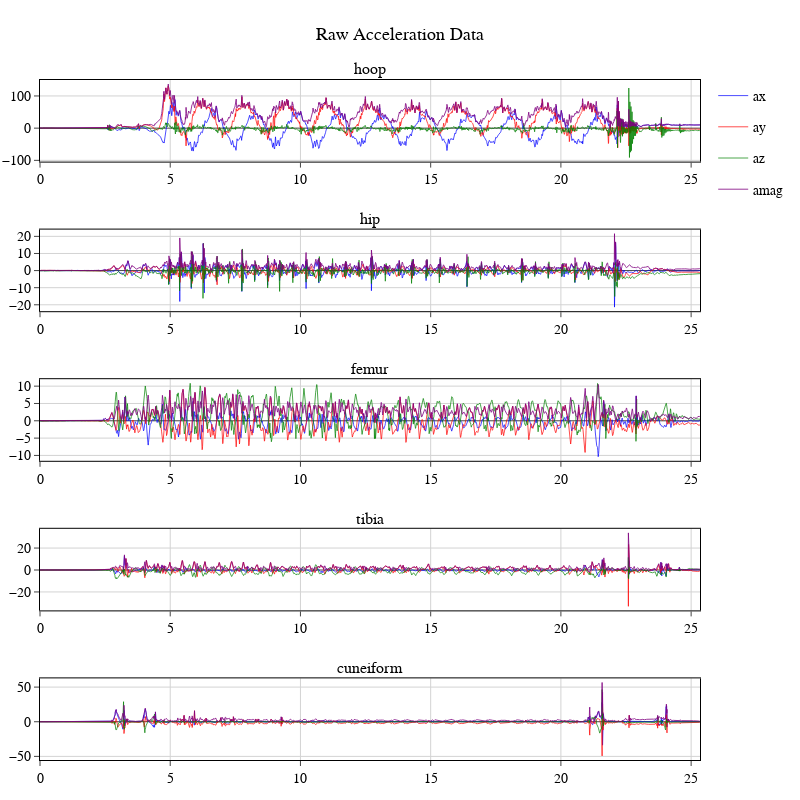

The cell this chart's notebook holds for it:
### Code cell
fig = make_subplots(rows=len(sensor_titles), cols=1, subplot_titles=sensor_titles)
colors = {'ax': 'rgba(0, 0, 255, 0.7)','ay': 'rgba(255, 0, 0, 0.7)','az': 'rgba(0, 128, 0, 0.7)', 'amag': 'rgba(128, 0, 128, 0.8)'}
legend_shown = {'ax': False, 'ay': False, 'az': False, 'amag': False}

for i,sid in enumerate(sensor_ids, start=1):
    for a_type,color in colors.items():
        fig.add_trace(go.Scatter(
            x=raw_data_dict[sid]['time'], 
            y=raw_data_dict[sid][a_type], 
            mode='lines', 
            name=a_type,
            legendgroup=a_type,
            line=dict(color=color,width=1),
            showlegend=not legend_shown[a_type]
        ), row=i, col=1)
        # Mark this legend item as shown after the first trace
        legend_shown[a_type] = True

# Decrease margins and add a title
fig.update_layout(
    height=800,width=800,
    title_text="Raw Acceleration Data",
    margin=dict(l=40, r=20, t=80, b=40),
)
fig.show()

### Figure 1 — Plotly figure (JSON) as saved in the notebook; plotly's stock layout.template omitted (floating-point values rounded to 4 significant figures; data arrays with more than 128 entries replaced by an {"elided": "..."} marker saying what was removed)
{"data": [{"legendgroup": "ax", "line": {"color": "rgba(0, 0, 255, 0.7)", "width": 1}, "mode": "lines", "name": "ax", "showlegend": true, "type": "scatter", "x": {"elided": "3042 float values"}, "xaxis": "x", "y": {"elided": "3042 float values"}, "yaxis": "y"}, {"legendgroup": "ay", "line": {"color": "rgba(255, 0, 0, 0.7)", "width": 1}, "mode": "lines", "name": "ay", "showlegend": true, "type": "scatter", "x": {"elided": "3042 float values"}, "xaxis": "x", "y": {"elided": "3042 float values"}, "yaxis": "y"}, {"legendgroup": "az", "line": {"color": "rgba(0, 128, 0, 0.7)", "width": 1}, "mode": "lines", "name": "az", "showlegend": true, "type": "scatter", "x": {"elided": "3042 float values"}, "xaxis": "x", "y": {"elided": "3042 float values"}, "yaxis": "y"}, {"legendgroup": "amag", "line": {"color": "rgba(128, 0, 128, 0.8)", "width": 1}, "mode": "lines", "name": "amag", "showlegend": true, "type": "scatter", "x": {"elided": "3042 float values"}, "xaxis": "x", "y": {"elided": "3042 float values"}, "yaxis": "y"}, {"legendgroup": "ax", "line": {"color": "rgba(0, 0, 255, 0.7)", "width": 1}, "mode": "lines", "name": "ax", "showlegend": false, "type": "scatter", "x": {"elided": "3042 float values"}, "xaxis": "x2", "y": {"elided": "3042 float values"}, "yaxis": "y2"}, {"legendgroup": "ay", "line": {"color": "rgba(255, 0, 0, 0.7)", "width": 1}, "mode": "lines", "name": "ay", "showlegend": false, "type": "scatter", "x": {"elided": "3042 float values"}, "xaxis": "x2", "y": {"elided": "3042 float values"}, "yaxis": "y2"}, {"legendgroup": "az", "line": {"color": "rgba(0, 128, 0, 0.7)", "width": 1}, "mode": "lines", "name": "az", "showlegend": false, "type": "scatter", "x": {"elided": "3042 float values"}, "xaxis": "x2", "y": {"elided": "3042 float values"}, "yaxis": "y2"}, {"legendgroup": "amag", "line": {"color": "rgba(128, 0, 128, 0.8)", "width": 1}, "mode": "lines", "name": "amag", "showlegend": false, "type": "scatter", "x": {"elided": "3042 float values"}, "xaxis": "x2", "y": {"elided": "3042 float values"}, "yaxis": "y2"}, {"legendgroup": "ax", "line": {"color": "rgba(0, 0, 255, 0.7)", "width": 1}, "mode": "lines", "name": "ax", "showlegend": false, "type": "scatter", "x": {"elided": "3042 float values"}, "xaxis": "x3", "y": {"elided": "3042 float values"}, "yaxis": "y3"}, {"legendgroup": "ay", "line": {"color": "rgba(255, 0, 0, 0.7)", "width": 1}, "mode": "lines", "name": "ay", "showlegend": false, "type": "scatter", "x": {"elided": "3042 float values"}, "xaxis": "x3", "y": {"elided": "3042 float values"}, "yaxis": "y3"}, {"legendgroup": "az", "line": {"color": "rgba(0, 128, 0, 0.7)", "width": 1}, "mode": "lines", "name": "az", "showlegend": false, "type": "scatter", "x": {"elided": "3042 float values"}, "xaxis": "x3", "y": {"elided": "3042 float values"}, "yaxis": "y3"}, {"legendgroup": "amag", "line": {"color": "rgba(128, 0, 128, 0.8)", "width": 1}, "mode": "lines", "name": "amag", "showlegend": false, "type": "scatter", "x": {"elided": "3042 float values"}, "xaxis": "x3", "y": {"elided": "3042 float values"}, "yaxis": "y3"}, {"legendgroup": "ax", "line": {"color": "rgba(0, 0, 255, 0.7)", "width": 1}, "mode": "lines", "name": "ax", "showlegend": false, "type": "scatter", "x": {"elided": "3042 float values"}, "xaxis": "x4", "y": {"elided": "3042 float values"}, "yaxis": "y4"}, {"legendgroup": "ay", "line": {"color": "rgba(255, 0, 0, 0.7)", "width": 1}, "mode": "lines", "name": "ay", "showlegend": false, "type": "scatter", "x": {"elided": "3042 float values"}, "xaxis": "x4", "y": {"elided": "3042 float values"}, "yaxis": "y4"}, {"legendgroup": "az", "line": {"color": "rgba(0, 128, 0, 0.7)", "width": 1}, "mode": "lines", "name": "az", "showlegend": false, "type": "scatter", "x": {"elided": "3042 float values"}, "xaxis": "x4", "y": {"elided": "3042 float values"}, "yaxis": "y4"}, {"legendgroup": "amag", "line": {"color": "rgba(128, 0, 128, 0.8)", "width": 1}, "mode": "lines", "name": "amag", "showlegend": false, "type": "scatter", "x": {"elided": "3042 float values"}, "xaxis": "x4", "y": {"elided": "3042 float values"}, "yaxis": "y4"}, {"legendgroup": "ax", "line": {"color": "rgba(0, 0, 255, 0.7)", "width": 1}, "mode": "lines", "name": "ax", "showlegend": false, "type": "scatter", "x": {"elided": "3042 float values"}, "xaxis": "x5", "y": {"elided": "3042 float values"}, "yaxis": "y5"}, {"legendgroup": "ay", "line": {"color": "rgba(255, 0, 0, 0.7)", "width": 1}, "mode": "lines", "name": "ay", "showlegend": false, "type": "scatter", "x": {"elided": "3042 float values"}, "xaxis": "x5", "y": {"elided": "3042 float values"}, "yaxis": "y5"}, {"legendgroup": "az", "line": {"color": "rgba(0, 128, 0, 0.7)", "width": 1}, "mode": "lines", "name": "az", "showlegend": false, "type": "scatter", "x": {"elided": "3042 float values"}, "xaxis": "x5", "y": {"elided": "3042 float values"}, "yaxis": "y5"}, {"legendgroup": "amag", "line": {"color": "rgba(128, 0, 128, 0.8)", "width": 1}, "mode": "lines", "name": "amag", "showlegend": false, "type": "scatter", "x": {"elided": "3042 float values"}, "xaxis": "x5", "y": {"elided": "3042 float values"}, "yaxis": "y5"}], "layout": {"annotations": [{"font": {"size": 16}, "showarrow": false, "text": "hoop", "x": 0.5, "xanchor": "center", "xref": "paper", "y": 1, "yanchor": "bottom", "yref": "paper"}, {"font": {"size": 16}, "showarrow": false, "text": "hip", "x": 0.5, "xanchor": "center", "xref": "paper", "y": 0.78, "yanchor": "bottom", "yref": "paper"}, {"font": {"size": 16}, "showarrow": false, "text": "femur", "x": 0.5, "xanchor": "center", "xref": "paper", "y": 0.56, "yanchor": "bottom", "yref": "paper"}, {"font": {"size": 16}, "showarrow": false, "text": "tibia", "x": 0.5, "xanchor": "center", "xref": "paper", "y": 0.34, "yanchor": "bottom", "yref": "paper"}, {"font": {"size": 16}, "showarrow": false, "text": "cuneiform", "x": 0.5, "xanchor": "center", "xref": "paper", "y": 0.12, "yanchor": "bottom", "yref": "paper"}], "height": 800, "margin": {"b": 40, "l": 40, "r": 20, "t": 80}, "title": {"text": "Raw Acceleration Data"}, "width": 800, "xaxis": {"anchor": "y", "domain": [0, 1]}, "xaxis2": {"anchor": "y2", "domain": [0, 1]}, "xaxis3": {"anchor": "y3", "domain": [0, 1]}, "xaxis4": {"anchor": "y4", "domain": [0, 1]}, "xaxis5": {"anchor": "y5", "domain": [0, 1]}, "yaxis": {"anchor": "x", "domain": [0.88, 1]}, "yaxis2": {"anchor": "x2", "domain": [0.66, 0.78]}, "yaxis3": {"anchor": "x3", "domain": [0.44, 0.56]}, "yaxis4": {"anchor": "x4", "domain": [0.22, 0.34]}, "yaxis5": {"anchor": "x5", "domain": [0, 0.12]}}}
